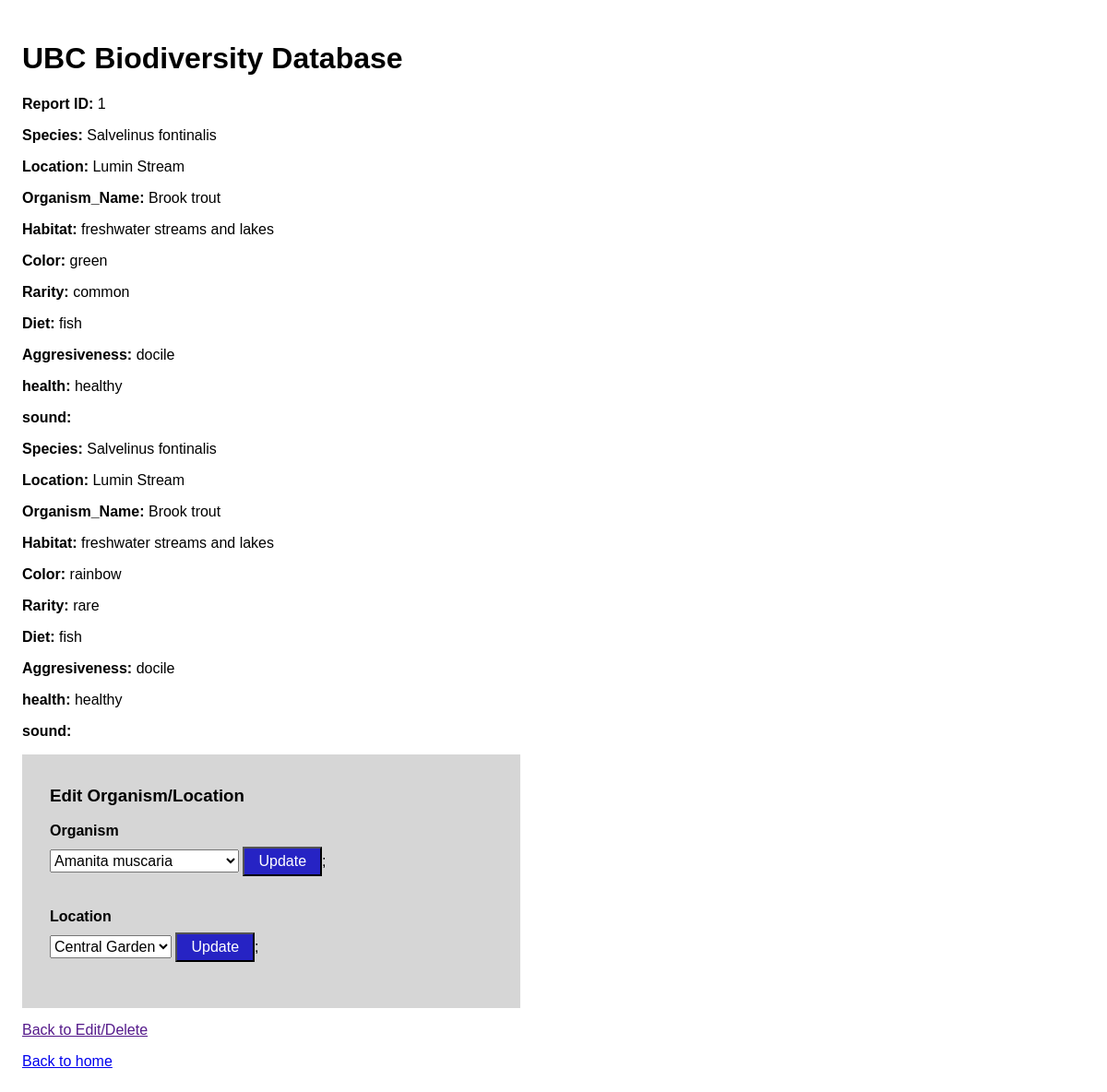
Screenshot of /edit-single.php?sid=1 with the database file from the repository.
### tables this page shows
CREATE TABLE sighting_Report(	
	SID INTEGER AUTO_INCREMENT,
	LocationName VARCHAR(30) NOT NULL,
	Species  VARCHAR(30),
	UserID INTEGER,
	ReportDate TIMESTAMP DEFAULT  CURRENT_TIMESTAMP,
	PRIMARY KEY (SID),
	FOREIGN KEY (UserID) REFERENCES user(userid) ON DELETE CASCADE,
	FOREIGN KEY (LocationName) REFERENCES Location(locationname),
	FOREIGN KEY (Species) REFERENCES Organism(species)
);

CREATE TABLE organism( 	
	Species VARCHAR(30),
	OrganismName VARCHAR(30),
	Habitat VARCHAR(30),
	PRIMARY KEY (Species)
);

CREATE TABLE organism_Variation(	
	Species VARCHAR(30), 
	PrimaryColor VARCHAR(10) NOT NULL,
	Rarity VARCHAR(20),
	PRIMARY KEY (Species, PrimaryColor),
	FOREIGN KEY (Species) REFERENCES organism (species)
);

CREATE TABLE animal(	
	Species VARCHAR(30),
	PrimaryDiet VARCHAR(20) NOT NULL,
	Aggresiveness VARCHAR(10),
	Health VARCHAR(20),
	Sound VARCHAR(30),
	PRIMARY KEY (Species),
	FOREIGN KEY (Species) REFERENCES Organism(species)
);

### phpfunction.php (the view, shortened to what this page needs)
<?php
function checkOrganismType($type, $connection, $id){
	$query = "select organism.species from sighting_report, organism, $type where sighting_report.sid = " . $id . " and sighting_report.species = organism.species and $type.species = organism.species";
	$result = mysqli_query($connection, $query);
	if(mysqli_num_rows($result) > 0){
		return true;
	}
}
function printKeyVal($resultfromquery){
	if($resultfromquery){
	    while ($row = mysqli_fetch_array($resultfromquery)) {
	        $keys = array_keys($row);
	        for ($i = 0, $j = 1; $i < sizeof($keys)/2; $i++, $j+=2) {
		        echo "<p><span class='bold'>". $keys["$j"] .": </span>". $row["$i"] ."</p>";
		    }
		}
	}
}
function printDropdown($resultfromquery, $selectname){
	if($resultfromquery){
		echo "<select id=$selectname name=$selectname>";
		while($row = mysqli_fetch_array($resultfromquery)){
			echo "<option value='$row[0]'>".$row[0]."</option>";
		}
		echo "</select>";
	}
}
?>

### header.php (shortened to what this page needs)
<!DOCTYPE html>
	<html lang="en">
	<head>
	</head>
	<body>
		<header>
			<h1>UBC Biodiversity Database</h1>
		</header>
		<main>

### edit-single.php (shortened to what this page needs)
<?php include "header.php"; ?>
<?php
	include('connect.php');
	include('phpfunction.php');
	$id = $_GET["sid"];
	if (isset($id)) {
		echo "<p><span class='bold'>Report ID: </span>".$id."</p>";
		$selection="select o.species as Species, s.locationName as Location, o.OrganismName as Organism_Name, o.Habitat, ov.PrimaryColor as Color, ov.Rarity";
		$from=" from sighting_report s, organism o, organism_variation ov";
		$projection=" where s.sid = ".$id." and s.species = o.species and ov.species = o.species";
		$query = "";
		if(checkOrganismType("animal", $connection, $id)){
			$selection.=", a.PrimaryDiet as Diet, a.Aggresiveness, a.health, a.sound";
		  	$from.=", animal a";
		  	$projection.=" and a.species = o.species";
		  	$query = $query.$selection.$from.$projection;
		}else if(checkOrganismType("plant", $connection, $id)){
			$selection.=", p.FlowerColor as Flower_Color, p.Calories as Calories_per100g, fr.FruitName as Fruit_Name, fr.Calories as Fruit_Calories_per100g";
		  	$from.=", plant p left join plant_Fruit fr on p.species = fr.species";
		  	$projection.=" and p.species = o.species";
		  	$query = $query.$selection.$from.$projection;
		}else if(checkOrganismType("fungus", $connection, $id)){
			$selection.=", f.Edibility, f.Texture, f.FungusSize, f.smell, t.chemical, t.toxicity, t.onset, t.treatment";
		  	$from.=", fungus f left join produces_Toxin t on f.species = t.species";
		  	$projection.=" and f.species = o.species";
		  	$query = $query.$selection.$from.$projection;
		}
		$result = mysqli_query($connection, $query);
		if(mysqli_num_rows($result) > 0){
			printKeyVal($result);
		}
	}
?>
	<form id="editSighting" method="POST" action="<?php if(isset($_GET['user']) && isset($_GET['sid'])){echo 'edit-single.php?sid='.$id.'&user='. $_GET['user'];} ?>">
		<h3>Edit Organism/Location</h3>
		<div>
	      	<label>Organism</label>
	        <?php
	        	$query="select species, OrganismName from organism";
	        	$result = mysqli_query($connection, $query);
	        	printDropdown($result, "selectspecies");
	        ?>
	        <input class ='button' type='submit' value='Update' name='updateorganism'>;
	    </div>
	    <div>
	        <label>Location</label>
	        <?php
	        	$query="select locationName from location";
	        	$result = mysqli_query($connection, $query);
	        ?>
	        <input class ='button' type='submit' value='Update' name='updatelocation'>;
	    </div>
	</form>
<a href="<?php if(isset($_GET['user'])){echo 'edit-delete.php?user='. $_GET['user'];} ?>">Back to Edit/Delete</a>
<?php include "footer-user.php"; ?>

### footer-user.php
		</main>
		<footer>
			<a href="user-homepage.php">Back to home</a>
		</footer>
	</body>
</html>

### header.php (style rules this page uses)
body { font-family: 'Montserrat', sans-serif; padding: 1em; }
main { margin-top: 1em; margin-bottom: 1em; min-height: 80vh; width: 100%; }
.bold { font-weight: bold; }
label { display: block; margin-bottom: 3px; font-weight: bold; }
.button { margin-top: 5px; background-color: #2623c4; color: #fff; padding: 5px 15px; margin-bottom: 20px; font-size: 1em; }
form, form div { margin-bottom: 15px; }
select { height: 25px; font-size: 1em; }
#editSighting { background-color: #d6d6d6; padding: 15px 30px; width: 60vh; }

### rows the page displays
sighting_report: j "Species", Species.Species "Salvelinus fontinalis", j "Location", LocationName "Lumin Stream", j "Organism_Name", Species.OrganismName "Brook trout", j "Habitat", Species.Habitat "freshwater streams and lakes", j "Color", organism_variation.PrimaryColor "green", j "Rarity", organism_variation.Rarity "common", j "Diet", animal.PrimaryDiet "fish", j "Aggresiveness", animal.Aggresiveness "docile", j "health", animal.Health "healthy", j "sound", organism_variation.PrimaryColor "rainbow", organism_variation.Rarity "rare"

### other values shown
$id "1"
form field selectspecies "Amanita muscaria"
form field selectlocation "Central Garden"
